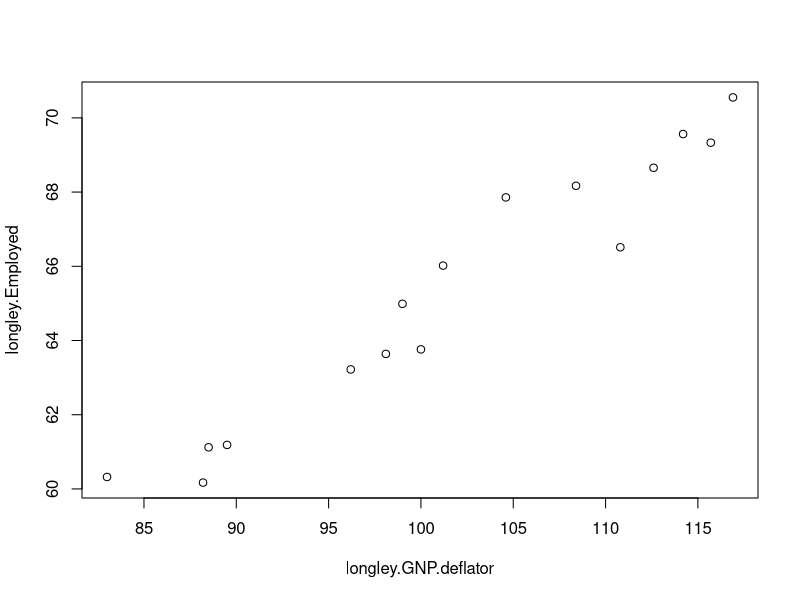
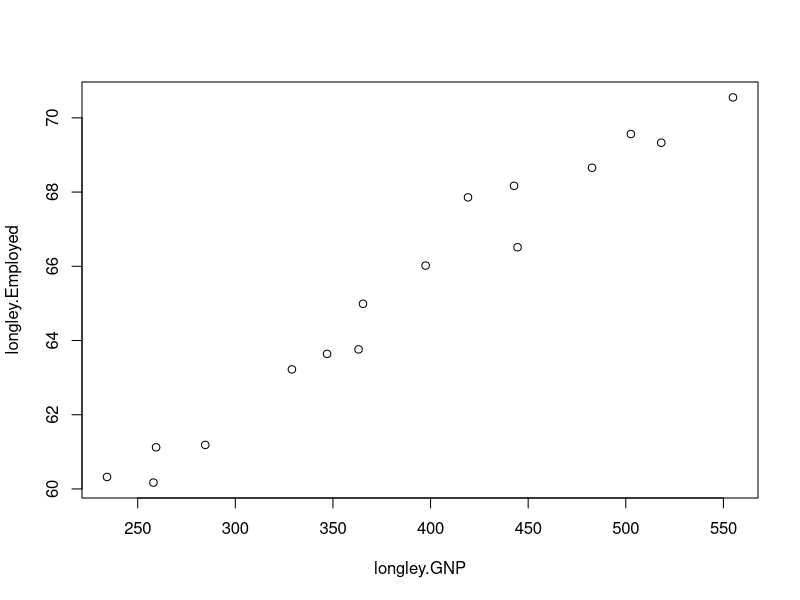
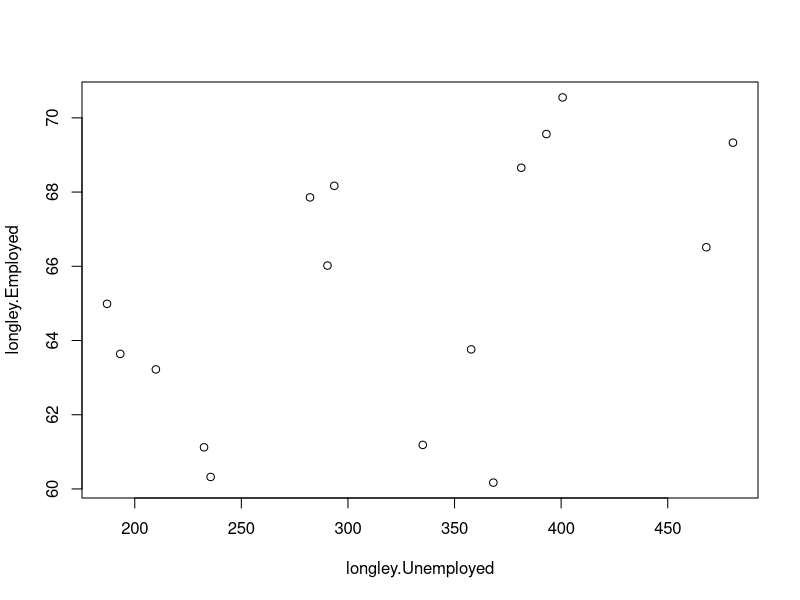
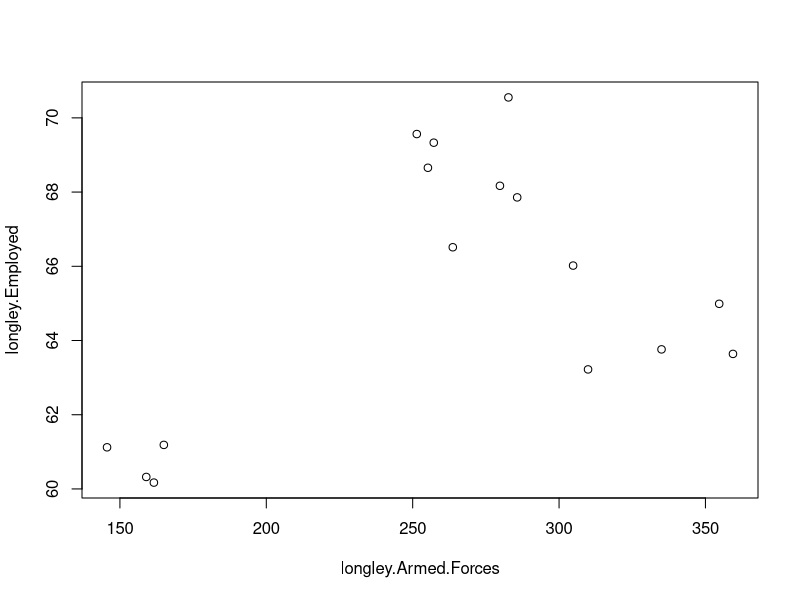
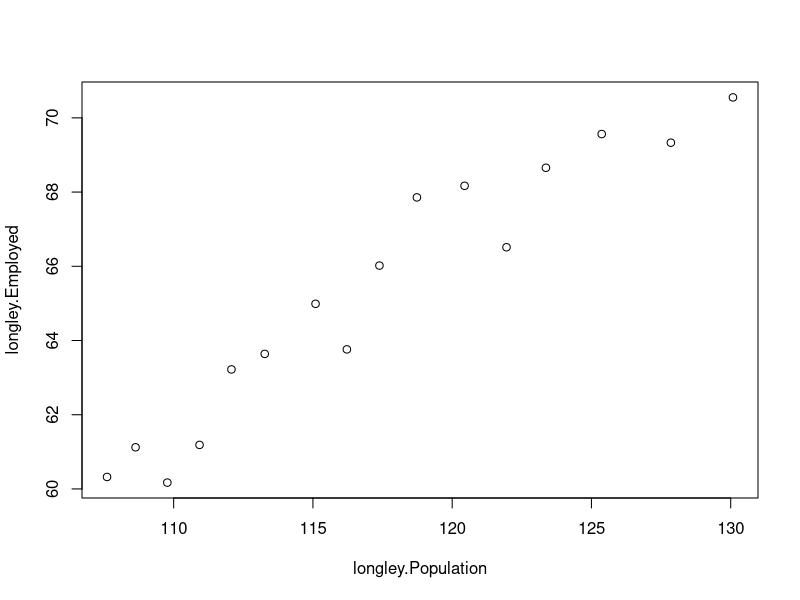
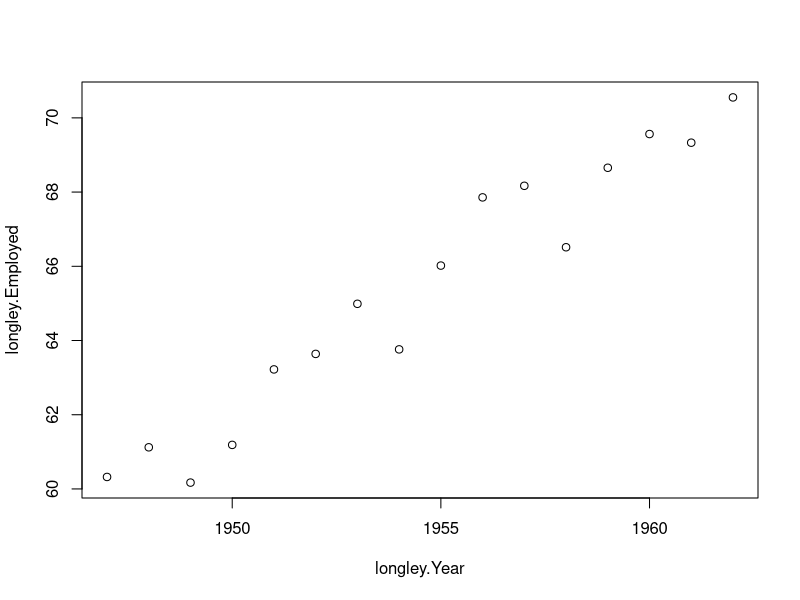

The R source for these figures, in order:
### 1
A<-data.frame(longley$GNP.deflator,longley$Employed)
B<-data.frame(longley$GNP,longley$Employed)
C<-data.frame(longley$Unemployed,longley$Employed)
D<-data.frame(longley$Armed.Forces,longley$Employed)
E<-data.frame(longley$Population,longley$Employed)
F<-data.frame(longley$Year,longley$Employed)


### 2
plot(A)
plot(B)
plot(C)
plot(D)
plot(E)
plot(F)

cor(A)[1,2]#0.9708985
cor(B)[1,2]#0.9835516
cor(C)[1,2]#0.5024981
cor(D)[1,2]#0.4573074
cor(E)[1,2]#0.9603906
cor(F)[1,2]#0.9713295

#Answer: GNP, Year and GNP.deflator are the 3 variables that are highly correlated to Employed.


### 3
summary(lm(B[,2]~B[,1]))
#Coefficients:
#  Estimate Std. Error t value Pr(>|t|)    
#(Intercept) 51.843590   0.681372   76.09  < 2e-16 ***
#  B[, 1]       0.034752   0.001706   20.37 8.36e-12 ***
#  ---
#  Signif. codes:  0 ‘***’ 0.001 ‘**’ 0.01 ‘*’ 0.05 ‘.’ 0.1 ‘ ’ 1

#Residual standard error: 0.6566 on 14 degrees of freedom
#Multiple R-squared:  0.9674,	Adjusted R-squared:  0.965 
#F-statistic: 415.1 on 1 and 14 DF,  p-value: 8.363e-12

summary(lm(F[,2]~F[,1]))
#Coefficients:
#Estimate Std. Error t value Pr(>|t|)    
#(Intercept) -1.335e+03  9.161e+01  -14.57 7.44e-10 ***
#  F[, 1]       7.165e-01  4.687e-02   15.29 3.96e-10 ***
#  ---
#  Signif. codes:  0 ‘***’ 0.001 ‘**’ 0.01 ‘*’ 0.05 ‘.’ 0.1 ‘ ’ 1

#Residual standard error: 0.8642 on 14 degrees of freedom
#Multiple R-squared:  0.9435,	Adjusted R-squared:  0.9394 
#F-statistic: 233.7 on 1 and 14 DF,  p-value: 3.958e-10

summary(lm(A[,2]~A[,1]))
#Coefficients:
#Estimate Std. Error t value Pr(>|t|)    
#(Intercept) 33.18917    2.12919   15.59 3.06e-10 ***
#  A[, 1]       0.31597    0.02083   15.17 4.39e-10 ***
#  ---
#  Signif. codes:  0 ‘***’ 0.001 ‘**’ 0.01 ‘*’ 0.05 ‘.’ 0.1 ‘ ’ 1

#Residual standard error: 0.8706 on 14 degrees of freedom
#Multiple R-squared:  0.9426,	Adjusted R-squared:  0.9385 
#F-statistic: 230.1 on 1 and 14 DF,  p-value: 4.389e-10

# Answer: Model Employed=51.84+0.03475*GNP is the best model among the rest of the models.


### 4
Y=matrix(B[,2],ncol=1)
X=matrix(c(rep(1,16),B[,1]),ncol=2,byrow=FALSE)
# Answer: Model in matrix form is Y=Xb, where b is a matrix of 2 x 1 containing coefficient of regression.


### 5
# Regression Parameters
b=solve(t(X) %*% X) %*% t(X) %*% Y
#             [,1]
#[1,] 51.84358978
#[2,]  0.03475229

# Predicted Values
X%*%b
#          [,1]
#[1,] 59.98567
#[2,] 60.85924
#[3,] 60.81156
#[4,] 61.73406
#[5,] 63.27623
#[6,] 63.90260
#[7,] 64.54156
#[8,] 64.46256
#[9,] 65.65655
#[10,] 66.41106
#[11,] 67.23083
#[12,] 67.29258
#[13,] 68.61866
#[14,] 69.31013
#[15,] 69.85129
#[16,] 71.12743